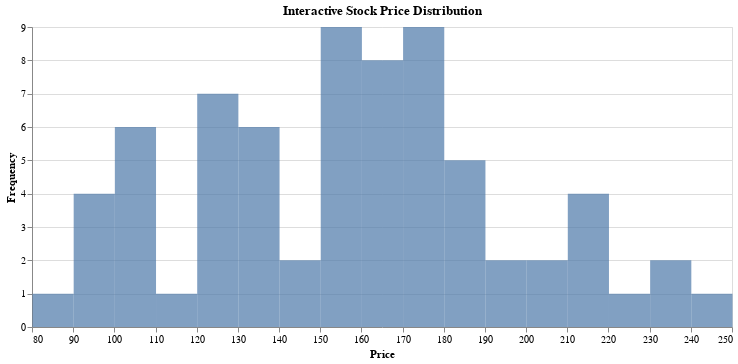

The code cell stored with this chart in its notebook:
### Code cell
import pandas as pd
import altair as alt

alt.data_transformers.disable_max_rows()
alt.renderers.enable("default")

# Load stock data
stocks = pd.read_csv("stocks_monthly.csv")
stocks["Date"] = pd.to_datetime(stocks["Date"])

# Columns to choose from (adjust if your names differ)
price_cols = [
    "AMZN_Adj Close",
    "META_Adj Close",
    "GOOGL_Adj Close",
    "NVDA_Adj Close",
    "MSFT_Adj Close"
]

# Param bound to a dropdown
stock_param = alt.param(
    name="Stock",  # this name is used in the filter expression below
    value=price_cols[0],
    bind=alt.binding_select(options=price_cols, name="Stock: ")
)

chart2 = (
    alt.Chart(stocks)
    .transform_fold(price_cols, as_=["ticker", "price"])
    # filter rows whose "ticker" matches the selected value
    .transform_filter("datum.ticker == Stock")
    .mark_bar(opacity=0.7, binSpacing=0)
    .encode(
        x=alt.X("price:Q", bin=alt.Bin(maxbins=30), title="Price"),
        y=alt.Y("count()", title="Frequency"),
        color=alt.Color("ticker:N", legend=None),
        tooltip=["ticker:N", "count()"]
    )
    .add_params(stock_param)
    .properties(
        width=700,
        height=300,
        title="Interactive Stock Price Distribution"
    )
)

chart2
